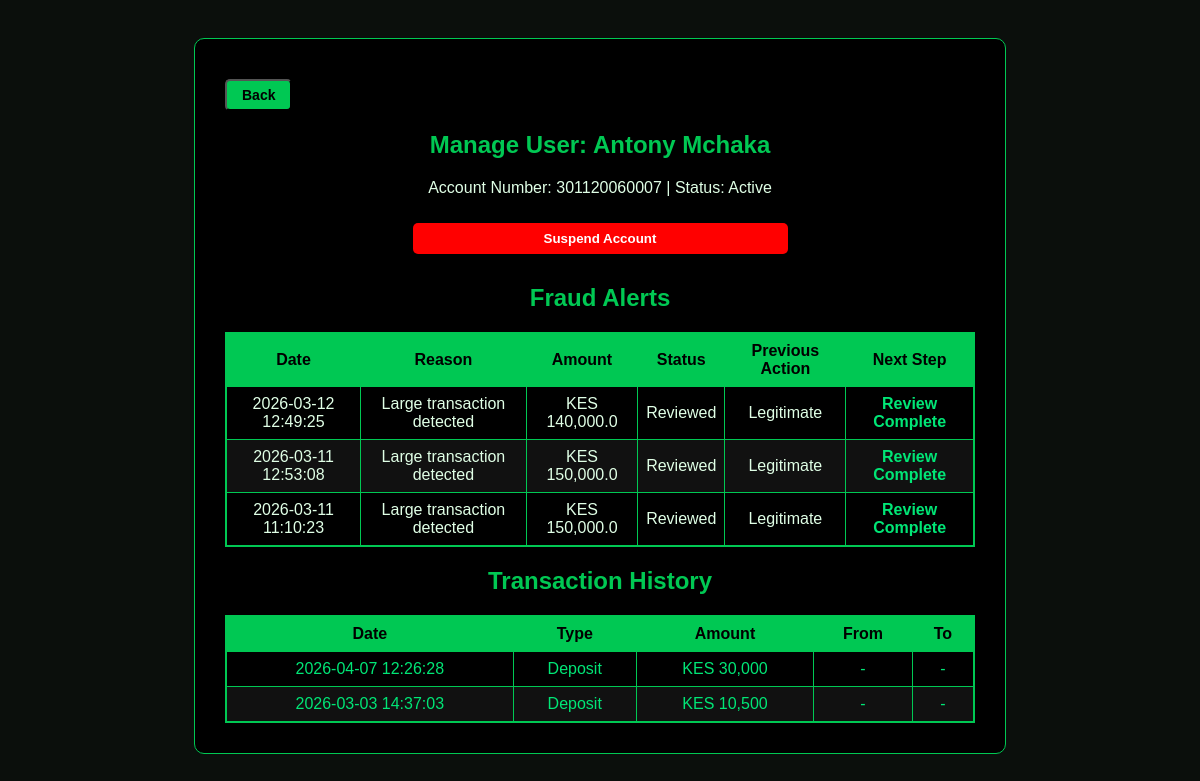
The page /manage/301120060007 (signed in) on the database its author committed.
### tables this page shows
CREATE TABLE "users" (
	"id"	INTEGER,
	"username"	TEXT UNIQUE,
	"password"	TEXT,
	"first_name"	TEXT,
	"account_number"	TEXT,
	"account_type"	TEXT,
	"balance"	NUMERIC DEFAULT 0,
	"role"	TEXT,
	"last_name"	TEXT, id_number TEXT, status TEXT DEFAULT 'active',
	PRIMARY KEY("id" AUTOINCREMENT)
);

CREATE TABLE fraud_alerts (
        id INTEGER PRIMARY KEY AUTOINCREMENT,
        user_id INTEGER,
        account_number TEXT,
        reason TEXT,
        amount REAL,
        date TIMESTAMP DEFAULT CURRENT_TIMESTAMP,
        status TEXT DEFAULT 'pending', action TEXT, from_account TEXT DEFAULT NULL, to_account TEXT DEFAULT NULL, type TEXT DEFAULT NULL,
        FOREIGN KEY(user_id) REFERENCES users(id)
    );

CREATE TABLE transactions (
    id INTEGER PRIMARY KEY AUTOINCREMENT,
    account_number TEXT,
    type TEXT,
    amount INTEGER,
    date TIMESTAMP DEFAULT CURRENT_TIMESTAMP
, from_account TEXT, to_account TEXT);

### app.py (the view, shortened to what this page needs)
@app.route('/manage/<account_number>', methods=['GET', 'POST'])
def manage_user(account_number):
    conn = get_db()
    cur = conn.cursor()
    cur.execute("SELECT * FROM users WHERE account_number = ?", (account_number,))
    user = cur.fetchone()
    if not user:
        conn.close()
        return "User not found! <a href='/admin'>Go back</a>"
    message = None
    cur.execute(
        "SELECT * FROM transactions WHERE account_number=? ORDER BY date DESC",
        (user['account_number'],)
    )
    transactions = cur.fetchall()
    cur.execute(
        "SELECT * FROM fraud_alerts WHERE account_number=? ORDER BY date DESC",
        (user['account_number'],)
    )
    alerts = cur.fetchall()
    conn.close()
    return render_template(
        'manage_user.html',
        user=user,
        transactions=transactions,
        alerts=alerts,
        message=message
    )

### app.py (called while the page is built)
def get_db():
    conn = sqlite3.connect("bank.db")
    conn.row_factory = sqlite3.Row
    return conn

### templates/manage_user.html (shortened to what this page needs)
<head>
</head>
<body>
<div class="box">
    <div style="text-align: left; margin-bottom: 15px;">
        <button class="small-btn" onclick="window.location.href='{{ url_for('view_users') }}'">Back</button>
    </div>
    <h2>Manage User: {{ user.first_name }} {{ user.last_name }}</h2>
    <p style="text-align: center;">Account Number: {{ user.account_number }} | Status: {{ user.status|capitalize }}</p>
    <form method="POST" action="{{ url_for('toggle_status', account_number=user.account_number) }}" style="text-align: center;">
        {% if user.status == 'active' %}
            <button type="submit" class="suspend-btn">Suspend Account</button>
        {% else %}
            <button type="submit" class="activate-btn">Activate Account</button>
        {% endif %}
    </form>
    {% if alerts %}
    <h2 style="margin-top:30px;">Fraud Alerts</h2>
    <div class="table-container">
        <table>
            <thead>
                <tr>
                    <th>Date</th>
                    <th>Reason</th>
                    <th>Amount</th>
                    <th>Status</th>
                    <th>Previous Action</th>
                    <th>Next Step</th>
                </tr>
            </thead>
            <tbody>
                {% for alert in alerts %}
                <tr>
                    <td>{{ alert.date }}</td>
                    <td>{{ alert.reason }}</td>
                    <td>KES {{ "{:,}".format(alert.amount) }}</td>
                    <td>{{ alert.status|default('Pending')|capitalize }}</td>
                    <td>{{ alert.action|default('None')|capitalize }}</td>
                    <td>
                        {% if alert.action == 'legitimate' %}
                            <span style="color:#00e676; font-weight:bold;">Review Complete</span>
                        {% endif %}
                    </td>
                </tr>
                {% endfor %}
            </tbody>
        </table>
    </div>
    {% endif %}
    <h2>Transaction History</h2>
    <div class="table-container">
        <table>
            <thead>
                <tr>
                    <th>Date</th>
                    <th>Type</th>
                    <th>Amount</th>
                    <th>From</th>
                    <th>To</th>
                </tr>
            </thead>
            <tbody>
                {% for t in transactions %}
                <tr class="
                            {% if t.type == 'transfer_in' or t.type == 'deposit' %}in
                            {% elif t.type == 'transfer_out' or t.type == 'withdraw' %}out
                            {% endif %}
                        ">
                    <td>{{ t.date }}</td>
                    <td>{{ t.type|capitalize }}</td>
                    <td>KES {{ "{:,}".format(t.amount) }}</td>
                    <td>{{ t.from_account or '-' }}</td>
                    <td>{{ t.to_account or '-' }}</td>
                </tr>
                {% endfor %}
            </tbody>
        </table>
    </div>
</div>
</body>

### templates/manage_user.html (style rules this page uses)
body { background: #0b0f0c; color: #e0ffe6; font-family: Arial; display: flex; justify-content: center; align-items: flex-start; padding-top: 30px; min-height: 100vh; }
.box { background: #000; padding: 30px; width: 750px; length: 100%; border-radius: 10px; border: 1px solid #00c853; }
h2 { color: #00c853; text-align: center; }
button { width: 50%; padding: 12px; font-weight: bold; cursor: pointer; margin-top: 10px; }
.small-btn { width: auto; padding: 6px 15px; font-size: 14px; background: #00c853; color: #000; font-weight: bold; border-radius: 5px; }
.table-container { max-height: 300px; overflow-y: auto; margin-top: 15px; border: 1px solid #00c853; }
.table-container table { width: 100%; border-collapse: collapse; }
.table-container th, .table-container td { border: 1px solid #00c853; padding: 8px; text-align: center; }
.table-container th { background: #00c853; color: #000; position: sticky; top: 0; z-index: 1; }
.table-container tr:nth-child(even) { background: #111; }
.table-container tr:nth-child(odd) { background: #000; }
tr.in td { color: #00e676; }
.suspend-btn { background: red; color: #fff; font-weight: bold; padding: 8px 20px; border: none; border-radius: 5px; cursor: pointer; }

### rows shown on the page
users: first_name "Antony", last_name "Mchaka", account_number "301120060007", status "Active"
fraud_alerts: date "2026-03-12 12:49:25", reason "Large transaction detected", amount "140,000.0", status "Reviewed", action "Legitimate", shows "Review Complete"
fraud_alerts: date "2026-03-11 12:53:08", reason "Large transaction detected", amount "150,000.0", status "Reviewed", action "Legitimate", shows "Review Complete"
fraud_alerts: date "2026-03-11 11:10:23", reason "Large transaction detected", amount "150,000.0", status "Reviewed", action "Legitimate", shows "Review Complete"
transactions: date "2026-04-07 12:26:28", type "Deposit", amount "30,000", from_account "-", to_account "-"
transactions: date "2026-03-03 14:37:03", type "Deposit", amount "10,500", from_account "-", to_account "-"
